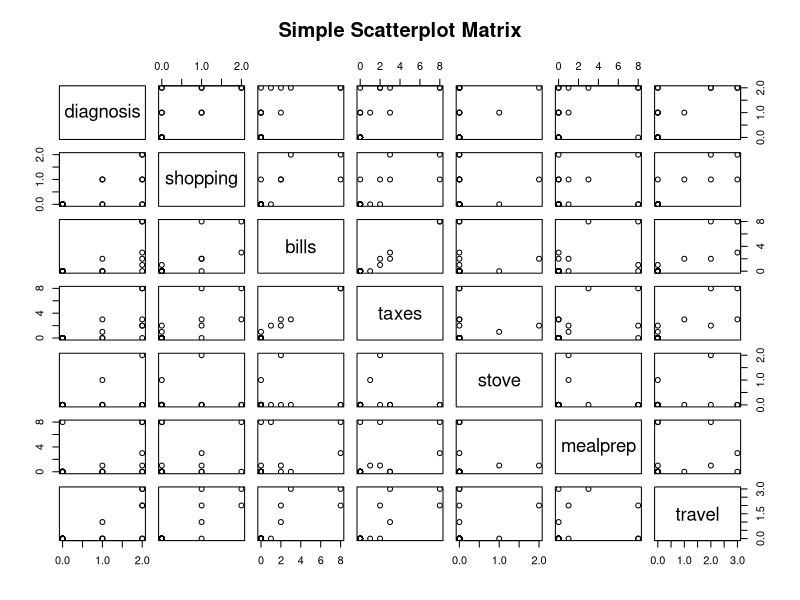
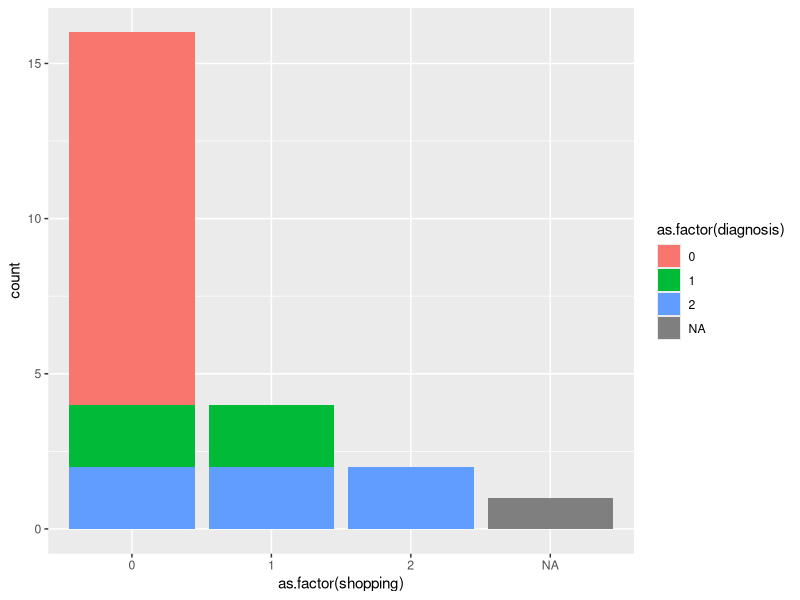
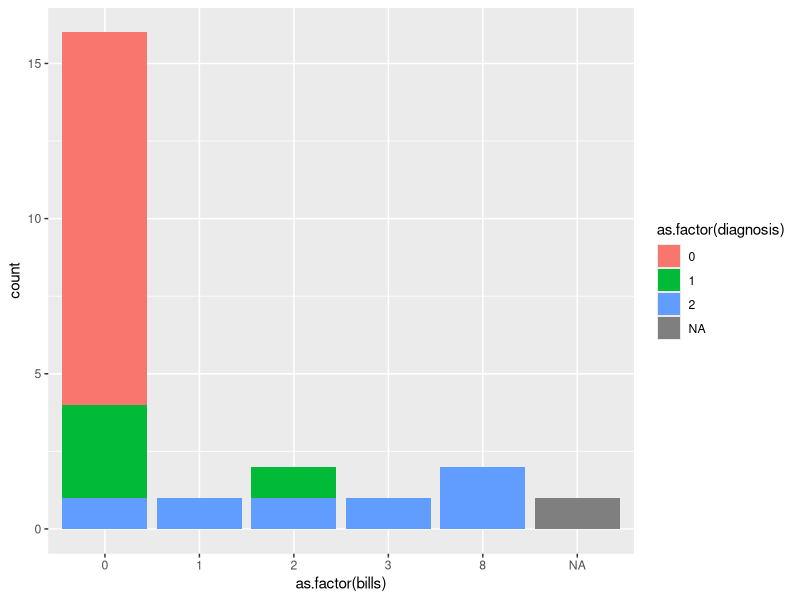
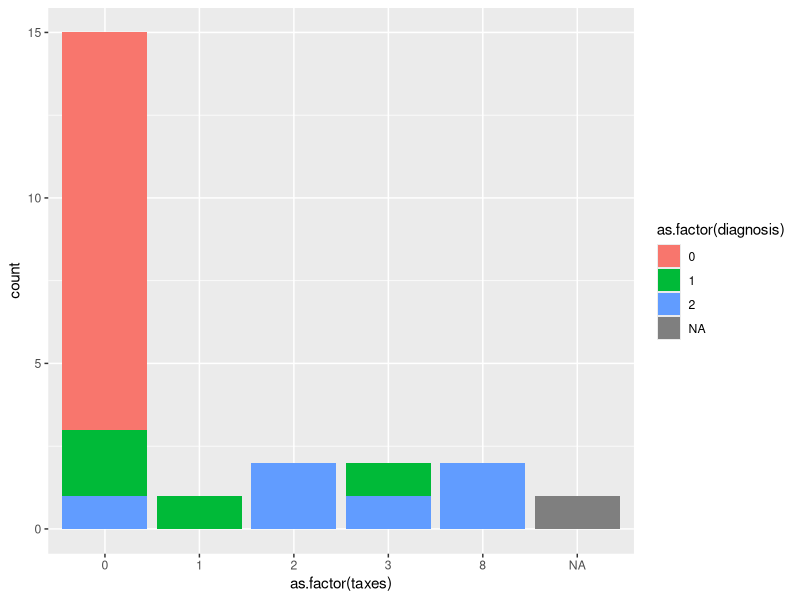
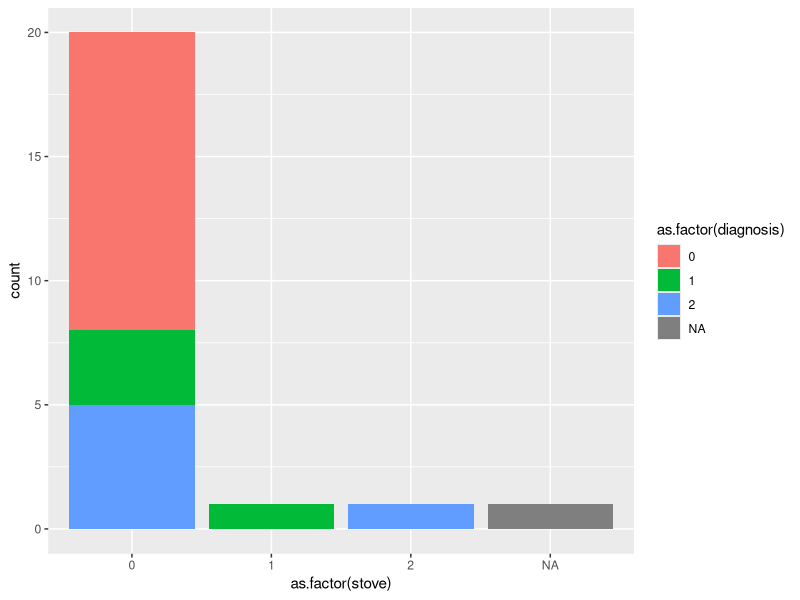
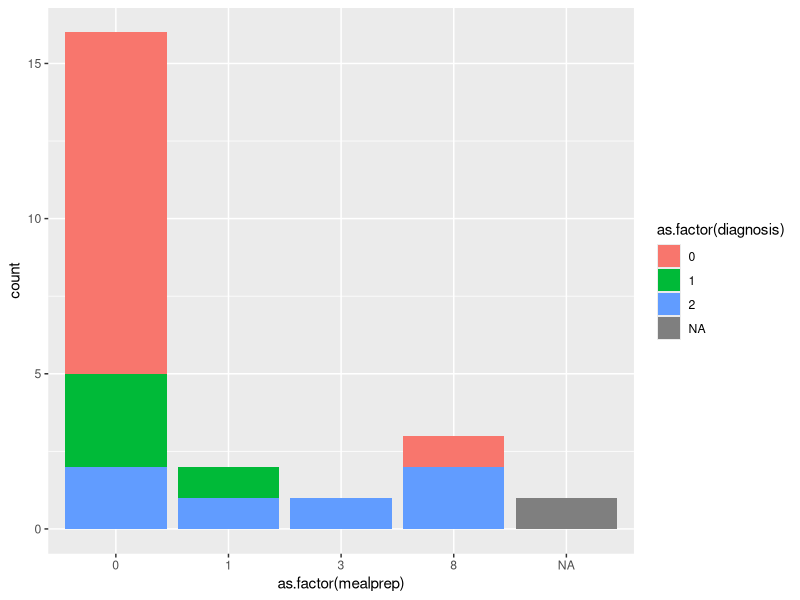
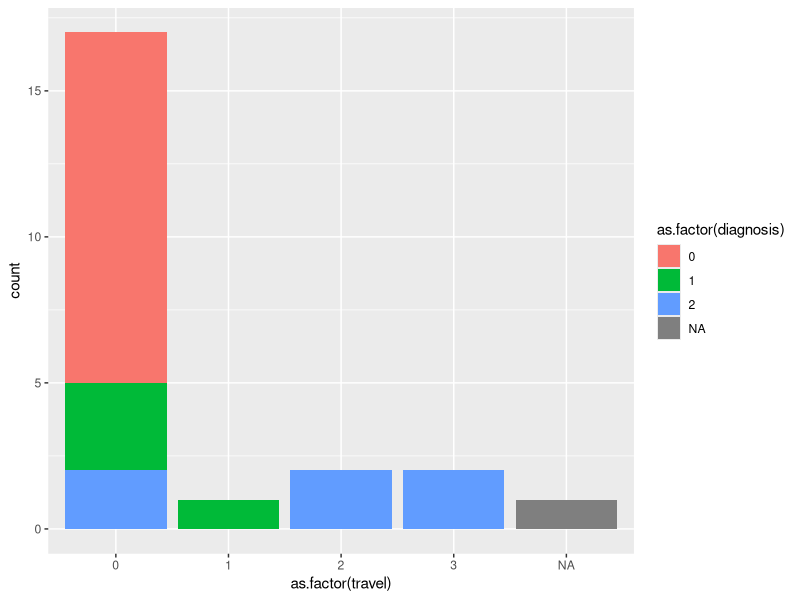

R code for these plots, in order: (Note: this script raises an error after producing the figures.)
## ---- chunk 1
alz <- read.csv("alzheimer_data.csv")

attach(alz)
library(car)
library(ggplot2)
## ---- chunk 2
 
ran <- sample(1:2700,2700)
new_data <- alz[ran,]

pairs(~diagnosis +shopping+bills+taxes+stove+mealprep+travel, data = new_data, main="Simple Scatterplot Matrix")
## ---- chunk 3


shop_graph = ggplot(data = alz, aes(x = as.factor(shopping), fill = as.factor(diagnosis))) + geom_bar()
shop_graph

bills_graph = ggplot(data = alz, aes(x = as.factor(bills), fill = as.factor(diagnosis))) + geom_bar()
bills_graph

taxes_graph = ggplot(data = alz, aes(x = as.factor(taxes), fill = as.factor(diagnosis))) + geom_bar()
taxes_graph

stove_graph = ggplot(data = alz, aes(x = as.factor(stove), fill = as.factor(diagnosis))) + geom_bar()
stove_graph

mealprep_graph = ggplot(data = alz, aes(x = as.factor(mealprep), fill = as.factor(diagnosis))) + geom_bar()
mealprep_graph

travel_graph =  ggplot(data = alz, aes(x = as.factor(travel), fill = as.factor(diagnosis))) + geom_bar()
travel_graph

alz <- alz |>
  filter(games != 8)
chess_graph =  ggplot(data = alz, aes(x = as.factor(games), fill = as.factor(diagnosis))) + labs(fill = "Diagnosis", title = "Amount of Difficulty Subject Faced Performing a Game or Hobby based on Alzheimer Diagnosis", x = "Difficulty Level", y = "Number of Patients")+geom_bar()+ theme(plot.title = element_text(size = 10))
chess_graph



trailA_graph =  ggplot(data = alz, aes(x = as.factor(diagnosis), y=traila)) +labs(title = "Amount of Time Taken to Complete a Trail Making Task Based on Alzheimer Diagnosis", x = "Diagnosis", y = "Time Taken (seconds)")+ geom_boxplot(fill = "Purple", color = "black")+ theme(plot.title = element_text(size = 13))
trailA_graph


trailB_graph =  ggplot(data = alz, aes(x = as.factor(diagnosis), y=trailb)) + geom_boxplot()
trailB_graph

hall_graph =  ggplot(data = alz, aes(x = as.factor(hallsev), fill = as.factor(diagnosis))) + geom_bar()
hall_graph

anx_graph =  ggplot(data = alz, aes(x = as.factor(anxsev), fill = as.factor(diagnosis))) + geom_bar()
anx_graph

depress_graph =  ggplot(data = alz, aes(x = as.factor(depdsev), fill = as.factor(diagnosis))) + geom_bar()
depress_graph

gend_graph =  ggplot(data = alz, aes(x = as.factor(female), fill = as.factor(diagnosis))) + geom_bar()
gend_graph

weight_graph =  ggplot(data = alz, aes(x = as.factor(diagnosis), y=weight)) + geom_boxplot()
weight_graph

hrate_graph =  ggplot(data = alz, aes(x = as.factor(diagnosis), y=hrate)) + geom_boxplot()
hrate_graph

blood_graph =  ggplot(data = alz, aes(x = as.factor(diagnosis), y=bpsys)) + geom_boxplot()
blood_graph

motor_graph =  ggplot(data = alz, aes(x = as.factor(motsev), fill = as.factor(diagnosis))) + geom_bar()
motor_graph
## ---- chunk 4
shop_table = table(diagnosis,shopping)
shop_chisquaretest = chisq.test(shop_table)
shop_chisquaretest
shop_p_val = shop_chisquaretest$p.value
## ---- chunk 5
bills_table = table(diagnosis,bills)
bills_chisquaretest = chisq.test(bills_table)
bills_chisquaretest
bills_p_val = bills_chisquaretest$p.value
## ---- chunk 6
taxes_table = table(diagnosis,taxes)
taxes_chisquaretest = chisq.test(taxes_table)
taxes_chisquaretest
taxes_p_val = taxes_chisquaretest$p.value
## ---- chunk 7
stove_table = table(diagnosis,stove)
stove_chisquaretest = chisq.test(stove_table)
stove_chisquaretest
stove_p_val = stove_chisquaretest$p.value
## ---- chunk 8
meal_table = table(diagnosis,mealprep)
meal_chisquaretest = chisq.test(meal_table)
meal_chisquaretest
meal_p_val = meal_chisquaretest$p.value
## ---- chunk 9
travel_table = table(diagnosis,travel)
travel_chisquaretest = chisq.test(travel_table)
travel_chisquaretest
travel_p_val = travel_chisquaretest$p.value
## ---- chunk 10
chess_table = table(diagnosis,games)
chess_chisquaretest = chisq.test(chess_table)
chess_chisquaretest
chess_p_val = chess_chisquaretest$p.value
## ---- chunk 11
tA_tTest = t.test(traila~bin_diag)
tA_tTest
tA_p_val = tA_tTest$p.value
## ---- chunk 12
tB_tTest = t.test(trailb~bin_diag)
tB_tTest
tB_p_val = tB_tTest$p.value
## ---- chunk 13
hall_table = table(diagnosis,hallsev)
hall_chisquaretest = chisq.test(hall_table)
hall_chisquaretest
hall_p_val = hall_chisquaretest$p.value
## ---- chunk 14
anx_table = table(diagnosis,anxsev)
anx_chisquaretest = chisq.test(anx_table)
anx_chisquaretest
anx_p_val = anx_chisquaretest$p.value
## ---- chunk 15
depress_table = table(diagnosis,depdsev)
depress_chisquaretest = chisq.test(depress_table)
depress_chisquaretest
depress_p_val = depress_chisquaretest$p.value
## ---- chunk 16
gend_table = table(diagnosis,female)
gend_chisquaretest = chisq.test(gend_table)
gend_chisquaretest
gend_p_val = gend_chisquaretest$p.value
## ---- chunk 17
weight_tTest = t.test(weight~bin_diag)
weight_tTest
weight_p_val = weight_tTest$p.value
## ---- chunk 18

hrate_tTest = t.test(hrate~bin_diag)
hrate_tTest
hrate_p_val = hrate_tTest$p.value
## ---- chunk 19

blood_tTest = t.test(bpsys~bin_diag)
blood_tTest
blood_p_val = blood_tTest$p.value
## ---- chunk 20
motor_table = table(diagnosis,motsev)
motor_chisquaretest = chisq.test(motor_table)
motor_chisquaretest
motor_p_val = motor_chisquaretest$p.value
